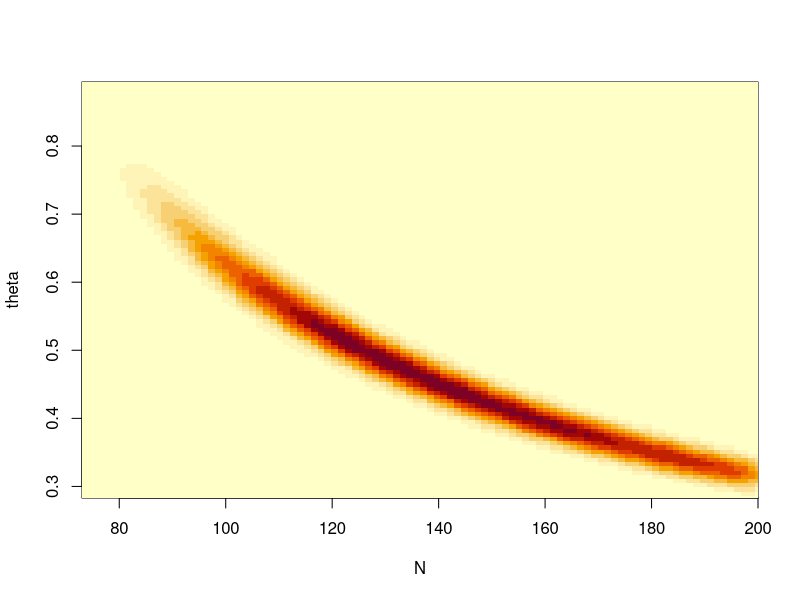
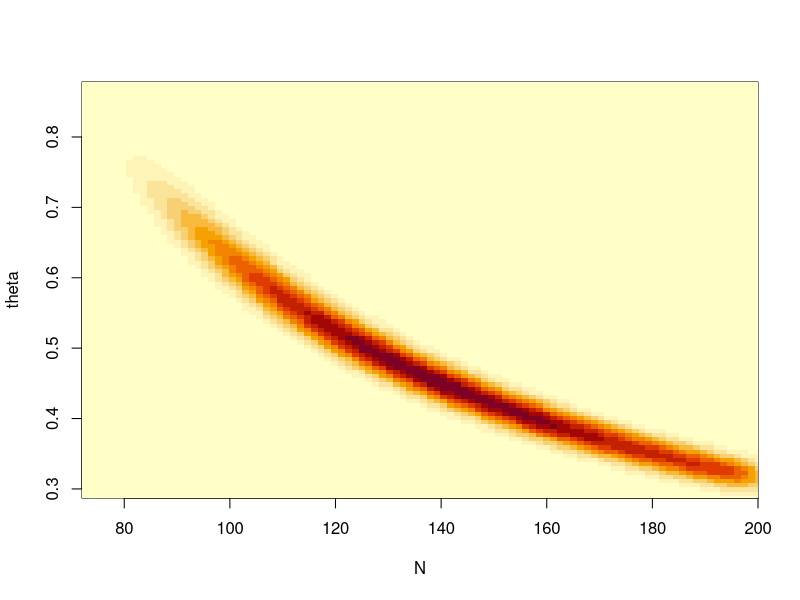
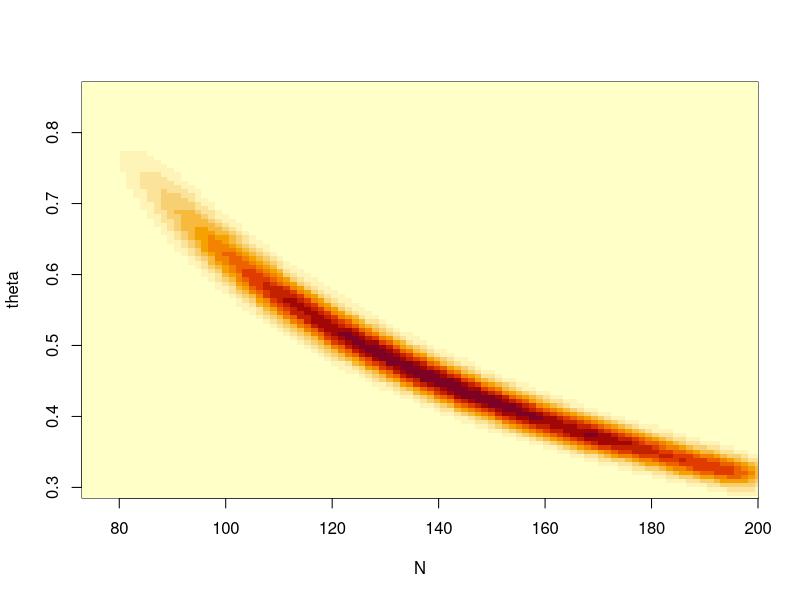
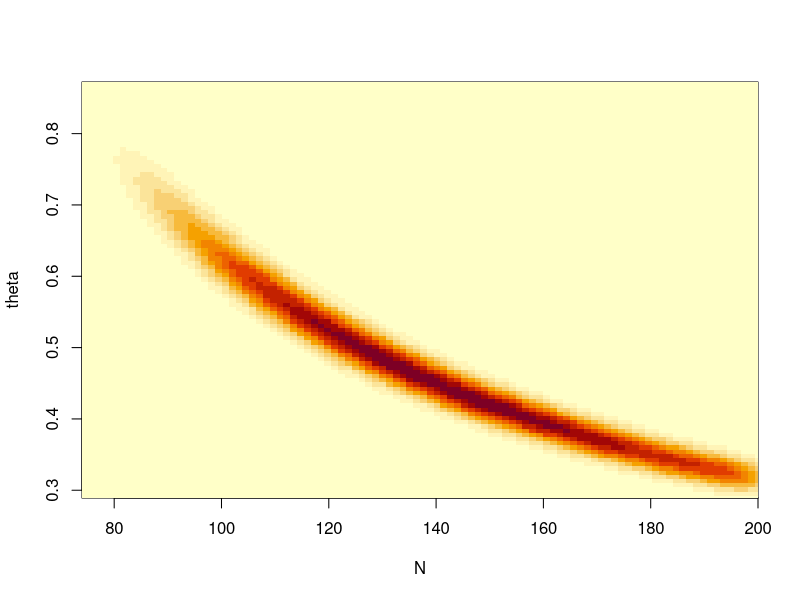
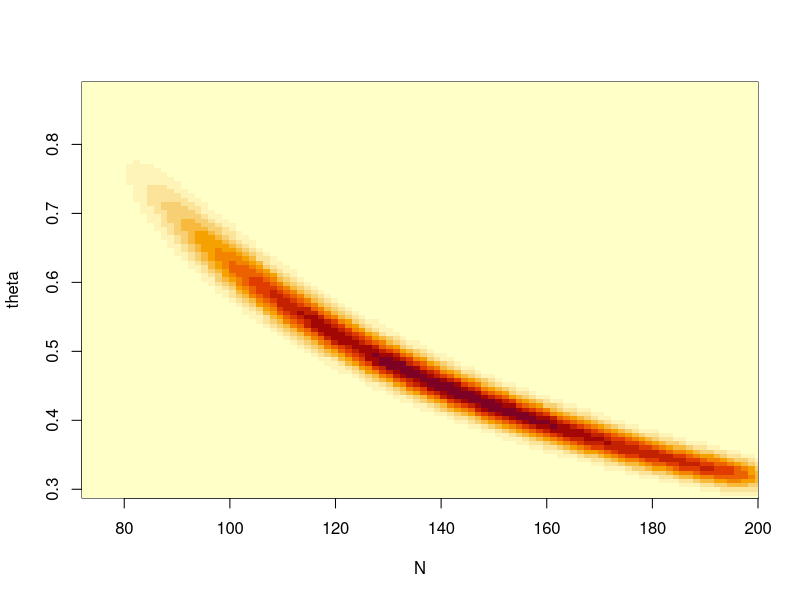
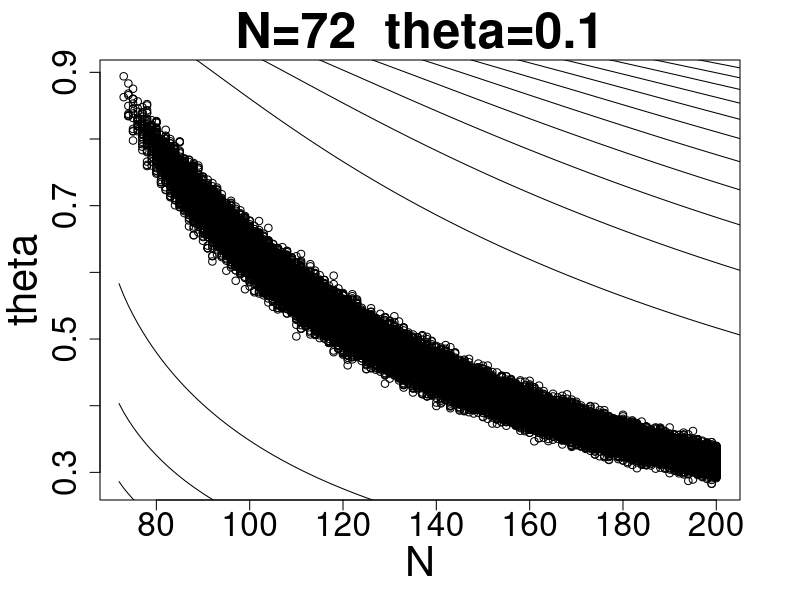
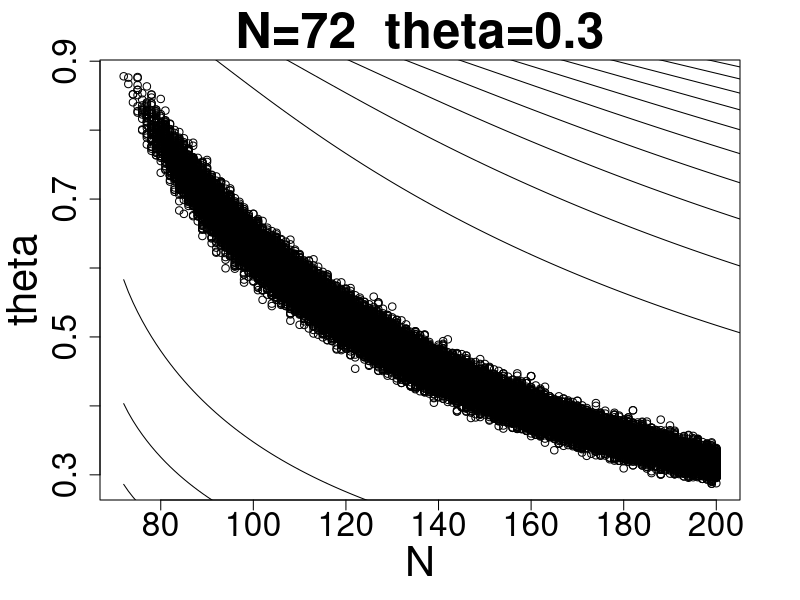
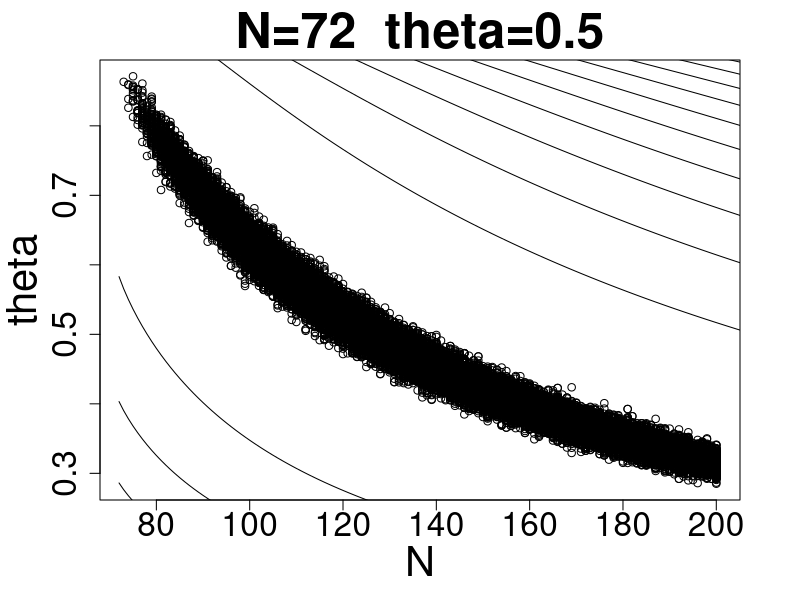

Generate these figures, in order, with R: (Note: a time limit stopped this script after it produced the figures.)
#1.4
library(MASS)
library(coda)

impala = read.table("impala.txt", header = TRUE)
impala = impala[,1]

waterbuck = read.table("waterbuck.txt", header = TRUE)
waterbuck = waterbuck[,1]

kBound = 150
kMu = 5
kTheta = 0.6
kLambda = kTheta * kMu

sample.data <- function(n)
{
  N = rpois(1,kMu)
  Y = rbinom(n, N, kTheta)
}

log.lik <- function(Y, N, theta)
{
  # Log-likelihood of the data
  sum(dbinom(Y, N, theta, log=T))
}

log.prior <- function(N, theta)
{
  #1/N times the indicator that theta is in [0,1]
  log(1/N * ifelse(theta>=0 & theta<=1,1,0))
}

log.posterior <- function(Y, N, theta)
{
  log.lik(Y, N, theta) + log.prior(N, theta)
}

mle <- function(y)
{
  # Example code to compute the MLE given the data
  # 
  # Args:
  #   y = vector of values (generated by sample.data)
  # Example:
  #   y = sample.data(100)
  #   mle(y)
  f <- function(par)
  {
    #adds floor function since N must be a positive integer
    log.lik(y, floor(par[1]), par[2])
  }
  x = optim(par=c(max(y),0.5), fn=f, control=list(fnscale=-1),
            method="L-BFGS-B", lower=c(max(y), 1e-10), upper = c(Inf,1-1e-10))
  print(sprintf("Log-likelihood=%.3f", x$value))
  return(x$par)
}


plot.posterior.density <- function(data, overlay=FALSE, graph.length=200)
{
  # Plots the density of the posterior density with contour lines.
  #
  # Args:
  #   data = vector of values (generated by sample.data)
  # Example:
  #   y = sample.data(100)
  #   explore.posterior.density(y)
  N = seq(max(data), max(data)+graph.length, by=1)
  theta = seq(0,1,length.out=length(N)+2)
  theta = theta[-length(theta)][-1]
  gr = expand.grid(x=N, y=theta)
  z = apply(gr, 1, function(par) log.lik(data, par[1], par[2]))
  z = matrix(z, nrow=length(N), ncol=length(theta))
  print("Summary of likelihood values.")
  print(summary(exp(as.vector(z))))
  z0 = quantile(z, probs = c(0.1))
  z1 = max(z)
  ncols = 10000
  cols = topo.colors(ncols)
  i = apply(gr, 1, function(par) {
    ll = log.posterior(data, par[1], par[2])
    if(ll < z0) return(0)
    return((ll - z0) / (z1 - z0))
  })
  par(mfrow=c(1, 1))
  # hist(i)
  j = ncols * i
  j[j==0] <- 1
  if(overlay==FALSE)
    plot(gr[,1], gr[,2], xlab="N", ylab="theta", col=cols[j], pch=".", cex=4)
  contour(N, theta, z, nlevels = 50, add=T, cex=2, col="black")
}

explore.log.lik <- function(data, ndraws=1e4)
{
  # Simply tries random values for (a, b) and computes the likelihood.
  #
  random.par <- function()
  {
    return(runif(2, min=1e-4, max=20))
  }  
  mPar = t(replicate(ndraws, { random.par() }))
  z = apply(mPar, 1, function(row) log.lik(row[1], row[2], data))
  mPar = cbind(mPar, z)
  # order by increasing likelihood
  mPar = mPar[rev(order(z)), ]
}

plot.chain <- function(mcmc.chain)
{
  mcmc.niters = nrow(mcmc.chain)
  burnin = 0.1 * mcmc.niters
  mcmc.chain = mcmc.chain[burnin:mcmc.niters, ]
  f = kde2d(x=mcmc.chain[, 1], y=mcmc.chain[, 2], n=100)
  image(f, xlim=range(mcmc.chain[,1]), ylim=range(mcmc.chain[,2]), xlab="N", ylab="theta")
}


mcmc.mh <- function(y, mcmc.niters=1e4, N.bound, N.init, theta.init)
{
  # Complete with MH.
  S = sum(y)
  n = length(y)
  mcmc.chain <- matrix(, nrow=mcmc.niters, ncol=2)
  mcmc.chain[1,]=c(N.init, theta.init)
  nacc <- 0
  for(i in 2:mcmc.niters)
  {
    # 1. Current state
    N.old = mcmc.chain[i-1, 1]
    theta.old = mcmc.chain[i-1, 2]
    # 2. Propose new state
    #Sample new N
    repeat
    {      
      #geometric over entire thing
        N.new = rgeom(1,1/(1+N.old))
      #only keep sample if N is in the boundaries
      if(N.new >= max(y) & N.new<=N.bound)
        break
    }
    #Sample new NTheta, then infer new theta
    repeat
    {
      #sample theta from Beta
      M.new = N.old * rbeta(1, shape1 = S+1, shape2 = n*N.old-S+1)
      theta.new = M.new/N.new
      #only keep theta if it is valid
      if(theta.new>=0 && theta.new<=1)
        break
    }
    
    # 3. Ratio
    mh.ratio = min(0, log.posterior(y,N.new,theta.new) - 
                     log.posterior(y,N.old,theta.old))
    if(runif(1) < exp(mh.ratio)) {
      # Accept 
      mcmc.chain[i, ] <- c(N.new, theta.new)
      nacc <- nacc + 1
    } else {
      mcmc.chain[i, ] <- c(N.old, theta.old)
    }
  }
  # Cut the burnin period.
  print(sprintf("Acceptance ratio %.2f%%", 100 * nacc / mcmc.niters))
  plot.chain(mcmc.chain)
  return(list("chain"=mcmc.chain, "accept" = 100 * nacc / mcmc.niters))
}

y = waterbuck
param = cbind(c(rep(max(y),5), rep(max(y)+10,5)),c(rep(c(0.1,0.3,0.5,0.7,0.9),2)))
#prob that N>100
waterbuck.prob=c()
for(i in 1:10)
{
  waterbuck.sample = mcmc.mh(y, mcmc.niters=1e5, N.bound=200, N.init=param[i,1], theta.init=param[i,2])  
  N = waterbuck.sample$chain[,1]
  theta = waterbuck.sample$chain[,2]
  burnin = length(N)*0.1
  N = N[burnin:length(N)]
  theta = theta[burnin:length(theta)]
  
  png(paste("Stat221Waterbuck",i,".png",sep=""), width = 600, height = 400)
  par(mar=c(5,5,3,3))
  plot(N,theta,main=paste(sep="","N=",param[i,1], "  theta=",param[i,2]),cex.main=3,cex.lab=2.5,cex.axis=2)
  plot.posterior.density(y,overlay=TRUE,graph.length=200)
  dev.off()
  waterbuck.prob[i] = length(which(N>100))/length(N)
}

png(paste("Stat221WaterbuckDiag.png"),width=600,height=600)
par(mfrow=c(2,2))
acf(N, main="ACF for N")
acf(theta, main="ACF for theta")
plot(N,type='l',main="Traceplot for N")
plot(theta,type='l',main="Traceplot for theta")
dev.off()

y = impala
param = cbind(c(rep(max(y),5), rep(max(y)+10,5)),c(rep(c(0.1,0.3,0.5,0.7,0.9),2)))
#prob that N>100
impala.prob=c()
for(i in 1:10)
{
  impala.sample = mcmc.mh(y, mcmc.niters=1e5, N.bound=200, N.init=param[i,1], theta.init=param[i,2])  
  N = impala.sample$chain[,1]
  theta = impala.sample$chain[,2]
  burnin = length(N)*0.1
  N = N[burnin:length(N)]
  theta = theta[burnin:length(theta)]
  
  png(paste("Stat221Impala",i,".png",sep=""), width = 600, height = 400)
  plot(N,theta,main=paste(sep="","N=",param[i,1], "  theta=",param[i,2]),cex.main=3,cex.lab=2.5,cex.axis=2)
  plot.posterior.density(y,overlay=TRUE,graph.length=200)
  dev.off()
  impala.prob[i] = length(which(N>100))/length(N)
}

png(paste("Stat221ImpalaDiag.png"),width=600,height=600)
par(mfrow=c(2,2))
acf(N)
acf(theta)
plot(N,type='l',main=paste("N ", impala.sample$accept, "%"))
plot(theta,type='l',main="theta")
dev.off()
